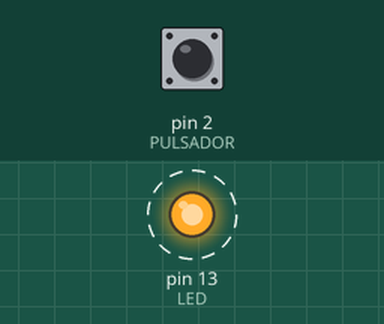
This sketch was run on a simulated Arduino Uno, built with avr-gcc and run on an emulated ATmega328P. On the bench: output pins drawn as LEDs (lit = HIGH). Dashed ring = blinking. The test bench sets the inputs (shaded band); at power-on: pin 2 (PULSADOR) HIGH.

Above: at 0.12 s.
Timing chart, 0 to 3.0 s (numbered marks = the images above):
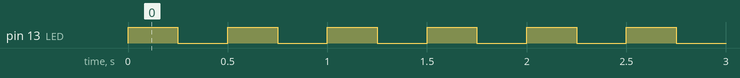

The sketch:

pulsador_con_while.ino
```cpp
/*
  Conexión pulsador:
  - 1 extremo a VCC (5V)
  - otro extremo a D2
  - D2 a GND con resistencia de 1K (MUY IMPORTANTE!, utilizar la resistencia)

  Utilizamos ahora una función while() para activar una espera indefinida, solo
  cuando se presiona el pulsador, comienza la secuencia de parpadeo
*/

const int LED = 13;
const int PULSADOR = 2;
const int FREC_PARPADEO = 250;

void setup() {
  // Inicializamos la consola serial
  Serial.begin(38400);
  // Definimos ahora al pin como ENTRADA, para poder LEER su estado
  pinMode(PULSADOR, INPUT);
  pinMode(LED, OUTPUT);

  // Mientras la lectura del pulsador sea 0 (pulsador libre), solo esperamos haciendo nada
  while(digitalRead(PULSADOR) == LOW) {
  }
  // Solo cuando lectura sea 1 (pulsador presionado), se "romperá" el ciclo while()
  // y el sistema continuará hacia el loop(), iniciando el parpadeo.
  // Qué sucede si quitamos la resistencia entre D2 y GND?.
}

void loop() {
	// Solo parpadeamos constantemente el led
	digitalWrite(LED, HIGH);
	delay(FREC_PARPADEO);
	digitalWrite(LED, LOW);
	delay(FREC_PARPADEO);
}
```

Measured:
- by itself, pin 13 (LED): alternates HIGH for 0.25 s and LOW for 0.25 s
